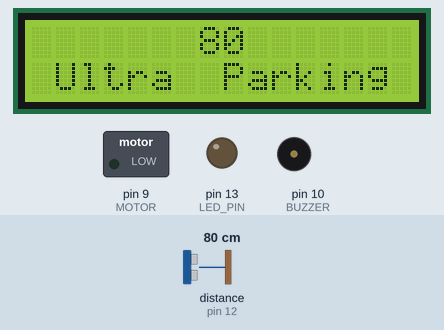
Recording of a sketch running on a simulated Arduino Uno, built with avr-gcc and run on an emulated ATmega328P. Shown: 16×2 character LCD, switched loads named in the sketch (green lamp = pin HIGH), output pins drawn as LEDs (lit = HIGH), buzzer (waves = sounding). Dashed ring = blinking. Inputs (shaded band) come from the test bench; at power-on: distance to the obstacle (sensor on pin 12) 80 cm. The echo pulse lasts 58.3 µs per cm.

Above: at 3.2 s.
3.3 s: distance to the obstacle (sensor on pin 12) set to 76 cm
At 4.44 s:
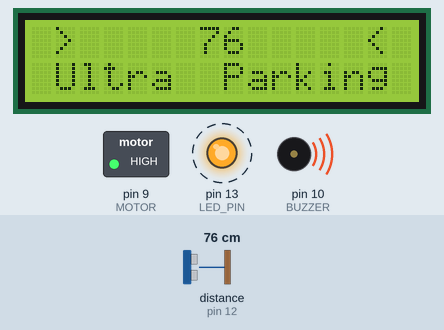
6.3 s: distance to the obstacle (sensor on pin 12) set to 16 cm
At 6.93 s:
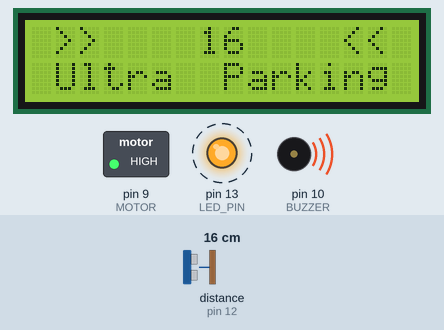
8.8 s: distance to the obstacle (sensor on pin 12) set to 13 cm
At 10.1 s:
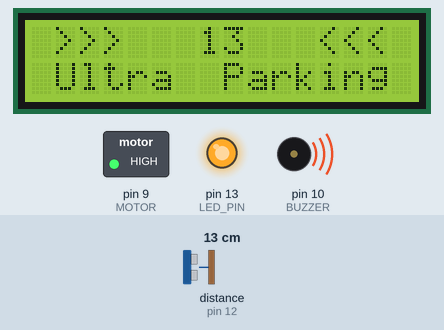
10.6 s: distance to the obstacle (sensor on pin 12) set to 60 cm
At 11.2 s:
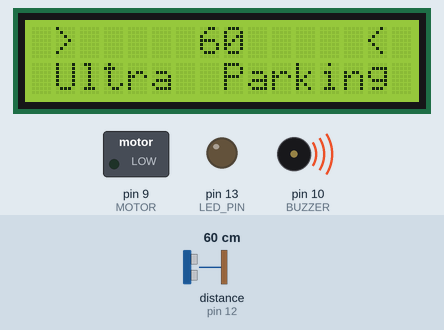
12.1 s: distance to the obstacle (sensor on pin 12) set to 120 cm
At 12.9 s:
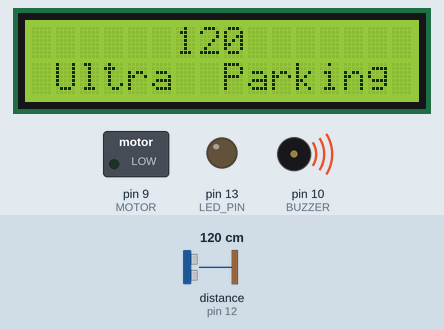
Timing chart, 0 to 14.7 s (numbered marks = the images above; inputs shaded):
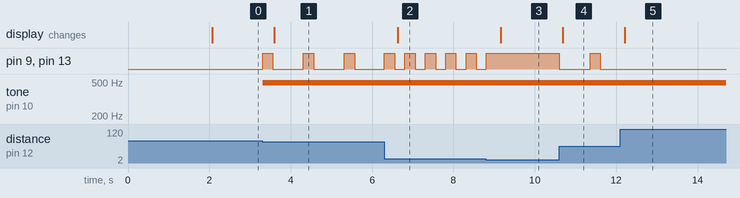

The sketch:

smartDevice.ino
```cpp
#include <LiquidCrystal.h>  // Библиотека LCD дисплея
LiquidCrystal lcd(7, 6, 5, 4, 3, 2); // (RS, E, DB4, DB5, DB6, DB7)

#include <Ultrasonic.h> // подключаем библиотеку ультразвукового датчика
Ultrasonic ultrasonic(11, 12); // Trig - 11, Echo - 12

//Определим необходимые порты
#define LED_PIN 13 //Светодиод
#define BUZZER  10 //Пищалка
#define MOTOR    9 //Мотор-вибратор

// Зоны оповещения
#define ZONE1 80 // Прерывистый писк с частотой 1 Гц, если расстояние меньше 80 см
#define ZONE2 40 // Прерывистый писк с частотой 2 Гц, если расстояние меньше 40 см
#define ZONE3 15 // Непрерывный писк, если расстояние меньше 15 см

// Значения времени работы и паузы бузера
#define ALARM1 250 // Бузер пищит 250 мс при аларме = 1
#define PAUSE1 750 // Бузер выключен 750 мс при аларме = 1
#define ALARM2 250 // Бузер пищит 250 мс при аларме = 2
#define PAUSE2 250 // Бузер выключен 250 мс при аларме = 2

// Время обновления LCD дисплея
#define LCD_DISPLAY 500 // 2 раза в секунду

int alarm = 0; // Состояние аларма: 0, 1, 2, 3
int st_buz = 0; // Состояние бузера: 0 - выкл, 1 - вкл.
                // под бузером сдесь понимают: пищалку, светодиод и мотор

unsigned long cur_time = 0, disp_time = 0; // для сохранения текущего времени

float dist_cm = 0; // Расстояние в см


// Функция одновременно включает пищалку, светодиод и мотор
void buzzer_on(void) {
  digitalWrite(LED_PIN, HIGH);  //Светодиод ВКЛ
  analogWrite(BUZZER, 50);      //Пищалка ВКЛ
  digitalWrite(MOTOR, HIGH);    //Мотор ВКЛ

  st_buz = 1;
}


// Функция одновременно выключает пищалку, светодиод и мотор
void buzzer_off(void) {
  digitalWrite(LED_PIN, LOW);  //Светодиод ВКЛ
  analogWrite(BUZZER, 0);      //Пищалка ВКЛ
  digitalWrite(MOTOR, LOW);    //Мотор ВКЛ

  st_buz = 0;
}


// Вывод значения расстояния на дисплей
// dist - выводимая дистанция в см
// alarm_zone - текущий аларм
void dist_to_lcd(float dist, int alarm_zone) {
  // Дисплей состоит из двух строк по 16 символов
  // ==============================================
  //   0123456789012345
  // 0: >>>  999   <<<
  // 1: Ultra  Parking
  //
  //   0123456789012345
  // 0:      ---        - если дистанция больше 4 метров
  // 1: Ultra  Parking
  //
  //   0123456789012345
  // 0:      120        - безопасное расстояние (аларм 0)
  // 1: Ultra  Parking
  //
  //   0123456789012345
  // 0: >     70     <  - аларм 1
  // 1: Ultra  Parking
  //
  //   0123456789012345
  // 0: >>    30    <<  - аларм 2
  // 1: Ultra  Parking
  //
  //   0123456789012345
  // 0: >>>   10   <<<  - аларм 1
  // 1: Ultra  Parking
  //

  char str_dst[4] = "";
  char str[20] = "";

  if (dist > 400) {
    strcpy(str_dst, "---");
  } else {
    sprintf(str_dst, "%3d", (int)dist);
  }

  switch(alarm_zone) {
    case 0: sprintf(str, "      %s       ", str_dst); break;
    case 1: sprintf(str, " >    %s     < ", str_dst); break;
    case 2: sprintf(str, " >>   %s    << ", str_dst); break;
    case 3: sprintf(str, " >>>  %s   <<< ", str_dst); break;
  }

  lcd.setCursor(0, 0);
  lcd.print(str);
  lcd.setCursor(0, 1);
  lcd.print(" Ultra  Parking ");
}


void setup() {
  // Здесь код выполняется 1 раз
  //Serial.begin(9600); // инициализация послед. порта

  lcd.begin(16, 2);   // Задаем размерность экрана

  // Настройка портов
  pinMode(LED_PIN, OUTPUT);
  pinMode(BUZZER, OUTPUT);
  pinMode(MOTOR, OUTPUT);

  //Выключим все
  buzzer_off();

  // Выведем версию программы на дисплей
  lcd.setCursor(0, 0);
  lcd.print(" Ultra  Parking ");
  lcd.setCursor(0, 1);
  lcd.print("*** Ver 1.00 ***");

  delay(2000);
}


void loop() {
  // Здесь код выполняется вечно
  // Алгоритм парктроника:
  // 1. Измеряем расстояние от ультразвукового датчика до препятствия (выводим на дисплей)
  // 2. Если расстояние меньше 15 см, то непрерывный писк                 (состояние: аларм 3)
  // 3. Если расстояние меньше 40 см, то прерывистый писк с частотой 2 Гц (состояние: аларм 2)
  // 4. Если расстояние меньше 80 см, то прерывистый писк с частотой 1 Гц (состояние: аларм 1)
  // 5. Если расстояние больше 80 см, выключим пищалку                    (состояние: аларм 0)


  // Алгоритм бузера:
  // если состояние аларм 0: выключим бузер, светодиод и мотор
  // если состояние аларм 1: если бузер включен и время аларма 1 прошло, то выключим бузер, светодиод и мотор и снова засечем время
  //                         если бузер выключен и время паузы 1 прошло, то включим бузер, светодиод и мотор и снова засечем время
  // если состояние аларм 2: если бузер включен и время аларма 2 прошло, то выключим бузер, светодиод и мотор и снова засечем время
  //                         если бузер выключен и время паузы 2 прошло, то включим бузер, светодиод и мотор и снова засечем время
  // если состояние аларм 3: включим бузер, светодиод и мотор


  dist_cm = ultrasonic.Ranging(CM); // 1. Измеряем расстояние от ультразвукового датчика до препятствия

  // Вывод дистанции на дисплей
  if ((millis() - disp_time) > LCD_DISPLAY) {
    dist_to_lcd(dist_cm, alarm);
    disp_time = millis();
  }

  if (dist_cm < ZONE3) {
    alarm = 3; //Установим аларм = 3
  } else if (dist_cm < ZONE2) {
    alarm = 2; //Установим аларм = 2
  } else if (dist_cm < ZONE1) {
    alarm = 1; //Установим аларм = 1
  } else {
    alarm = 0; //Установим аларм = 0
  }


  switch (alarm) {
    case 0: // аларм = 0. Выключим бузер, светодиод и мотор
            buzzer_off();
            break;

    case 1: // аларм = 1. Прерывистый писк с частотой 1 Гц
            if ((st_buz == 0) && ((millis() - cur_time) > PAUSE1)) {
              // то включим бузер, светодиод и мотор и снова засечем время
              buzzer_on();
              cur_time = millis();
            } else if ((st_buz == 1) && ((millis() - cur_time) > ALARM1)) {
              // то выключим бузер, светодиод и мотор и снова засечем время
              buzzer_off();
              cur_time = millis();
            }
            break;

    case 2: // аларм = 2. Прерывистый писк с частотой 2 Гц
            if ((st_buz == 0) && ((millis() - cur_time) > PAUSE2)) {
              // то включим бузер, светодиод и мотор и снова засечем время
              buzzer_on();
              cur_time = millis();
            } else if ((st_buz == 1) && ((millis() - cur_time) > ALARM2)) {
              // то выключим бузер, светодиод и мотор и снова засечем время
              buzzer_off();
              cur_time = millis();
            }
            break;

    case 3: // аларм = 3. Непрерывный писк
            buzzer_on();
            break;

  } //switch
}
```

Measured:
- the behaviour switches between 80 and 79 cm on distance to the obstacle (sensor on pin 12) (found by bisection; images 0 and 1)
- the behaviour switches between 15 and 14 cm on distance to the obstacle (sensor on pin 12) (found by bisection; images 2 and 3)
- after the input at 3.3 s, pin 9 (MOTOR), pin 13 (LED_PIN): alternates HIGH for 0.25 s and LOW for 0.75 s, starting at once; tone on pin 10 (BUZZER): silent → 490 Hz at once; the display: changes after 0.30 s (image 1)
- after the input at 6.3 s, pin 9 (MOTOR), pin 13 (LED_PIN): alternates HIGH for 0.25 s and LOW for 0.25 s, starting after 0.51 s; the display: changes after 0.33 s (image 2)
- after the input at 8.8 s, pin 9 (MOTOR), pin 13 (LED_PIN): goes on until 8.8 s, then stays HIGH; the display: changes after 0.37 s (image 3)
- after the input at 10.6 s, pin 9 (MOTOR), pin 13 (LED_PIN): HIGH → LOW at once, → HIGH 0.75 s later, → LOW 0.25 s later; the display: changes after 0.08 s (image 4)
- after the input at 12.1 s, pin 9 (MOTOR), pin 13 (LED_PIN): stops changing and stays LOW; the display: changes after 0.11 s (image 5)
